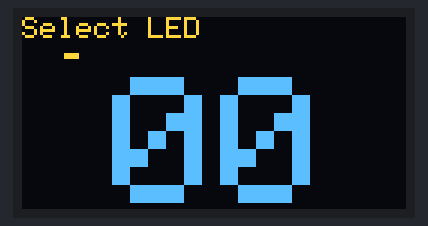
Bench run of a sketch on a simulated ESP32. On the bench: 128×64 one-colour display. The OLED is the two-colour kind (top 16 rows yellow).

Above: at 0.11 s.
At 0.87 s:
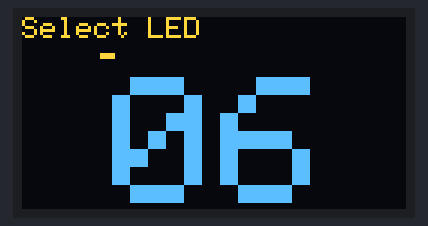
At 1.75 s:
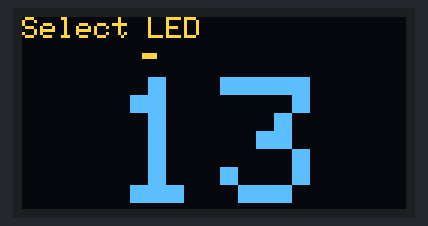
At 3.51 s:
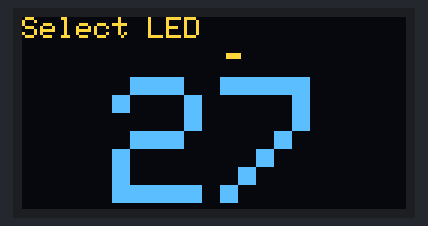
At 5.26 s:
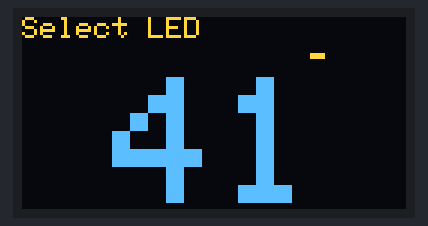
At 7.02 s:
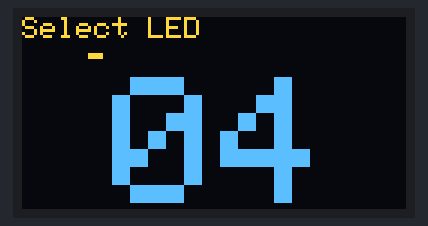

The sketch:

OLEDcounter-example.ino
```cpp
#include <Wire.h>
#include <Adafruit_GFX.h>
#include <Adafruit_SSD1306.h> // Note when using the adafruit examples i needed to change the address to 0x3C

Adafruit_SSD1306 display(128, 64); // dimensions of OLED display in pixels

int counter = 0;

void setup() {
  Wire.begin(2,3);  // SDA 2, SCL 3
  display.begin(SSD1306_SWITCHCAPVCC, 0x3C); // these amazon screens are different address to adafruit ones
  display.clearDisplay();
  display.setTextSize(1);
  display.setTextColor(WHITE);
}

void loop() {
  display.clearDisplay();
  displaytitle();
  displaycounter(counter);

  delay(100); // Adjust delay for desired update rate
  counter++;

  // Reset counter if it reaches 100
  if (counter >= 51) {
    counter = 0;
  }
}

void displaytitle(){
  display.setTextSize(1);
  display.setCursor(0, 0);
  display.print("Select LED");
}

void displaycounter(int counter){
  // Convert counter to a string for display
  String counterStr = String(counter);

  // Pad with leading zeros if necessary
  if (counter < 10) {
    counterStr = "0" + counterStr;
  }

  display.setCursor(30, 20); // Reset cursor position
  display.setTextSize(6);
  display.print(counterStr);

  display.drawRect((counter*2)+14, 12, 5, 2, WHITE);

  display.display(); // Update the display

}
```

Measured:
- by itself, everything shown: repeats every 6.4 s, in 51 steps
